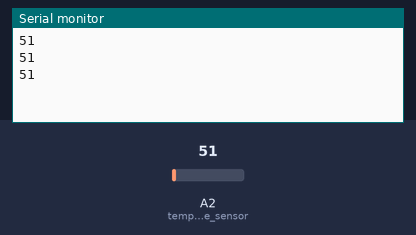
The sketch below on a simulated Arduino Uno, built with avr-gcc and run on an emulated ATmega328P. On the bench: the last lines printed to the serial monitor. Inputs (shaded band) come from the test bench; at power-on: A2 (temperature_sensor) = 51.

Above: at 1.3 s.
1.4 s: A2 (temperature_sensor) set to 61
At 1.9 s:
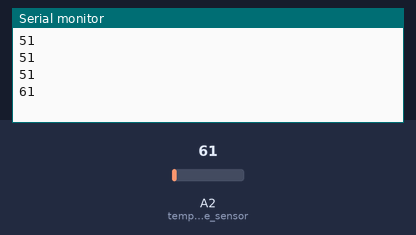
2.9 s: A2 (temperature_sensor) set to 71
At 3.4 s:
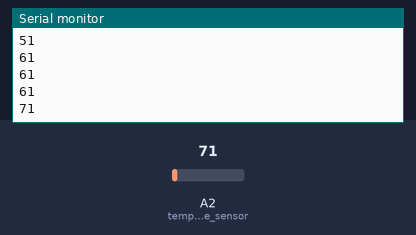
Timing chart, 0 to 5.9 s (numbered marks = the images above; inputs shaded):
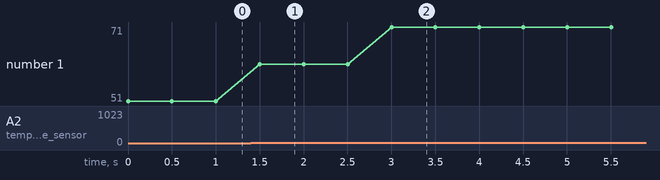

Measured:
- after the input at 1.4 s, the serial monitor: prints a new line after 0.10 s (image 1)
- after the input at 2.9 s, the serial monitor: prints a new line after 0.10 s (image 2)
- plotted number 1: 51 → 61 after the input at 1.4 s, 61 → 71 after the input at 2.9 s

The sketch:

day03_temperature01.ino
```cpp
int temperature_sensor = A2;

void setup(){
  Serial.begin(115200);
}
void loop(){
  int result = analogRead(temperature_sensor);
  Serial.println(result);
  delay(500);
}
```
